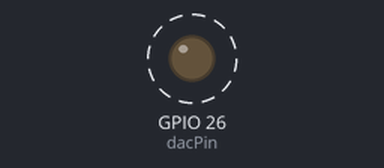
The sketch below on a simulated ESP32. Shown: output pins drawn as LEDs (lit = HIGH). Dashed ring = blinking.

Above: at 0.5 s.
Timing chart, 0 to 4.6 s (numbered marks = the images above):
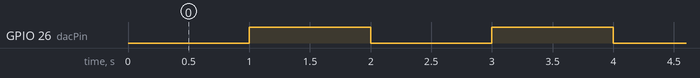

Measured:
- by itself, GPIO 26 (dacPin): alternates HIGH for 1.0 s and LOW for 1.0 s

The sketch:

Generador_cuadrada_variableDT.ino
```cpp
#include <esp32-hal-timer.h>

const int dacPin = 26; // Pin donde está conectado el LED
hw_timer_t * timer = NULL;
portMUX_TYPE timerMux = portMUX_INITIALIZER_UNLOCKED;
bool ledEncendido = false;
const uint32_t Ton = 1000000;  // 1 segundo
const uint32_t Toff = 200000;  // 0.5 segundo

void IRAM_ATTR controlarLED() {
  // Sección crítica para asegurar que el acceso al hardware esté protegido
  portENTER_CRITICAL_ISR(&timerMux);

  if (ledEncendido) {
    dacWrite(dacPin, 0);
    timerAlarmWrite(timer, Toff, true); // Cambiar el tiempo de apagado (0.5 segundos)
  } else {
    dacWrite(dacPin, 255);
    timerAlarmWrite(timer, Ton, true); // Cambiar el tiempo de encendido (1 segundo)
  }

  // Cambiar el estado del LED
  ledEncendido = !ledEncendido;

  portEXIT_CRITICAL_ISR(&timerMux);
}

void setup() {
  //pinMode(pinLed, OUTPUT);

  // Inicializar el timer
  timer = timerBegin(0, 80, true); // Timer 0, prescaler 80 (1 tick = 1 microsegundo), cuenta ascendente
  timerAttachInterrupt(timer, &controlarLED, true); // Adjuntar la función de interrupción
  timerAlarmWrite(timer, Ton, true); // Inicialmente, configurar la alarma para 1 segundo
  timerAlarmEnable(timer); // Habilitar la alarma del timer
}

void loop() {
  // El loop puede contener otras operaciones, ya que el timer maneja el encendido y apagado del LED
}
```
